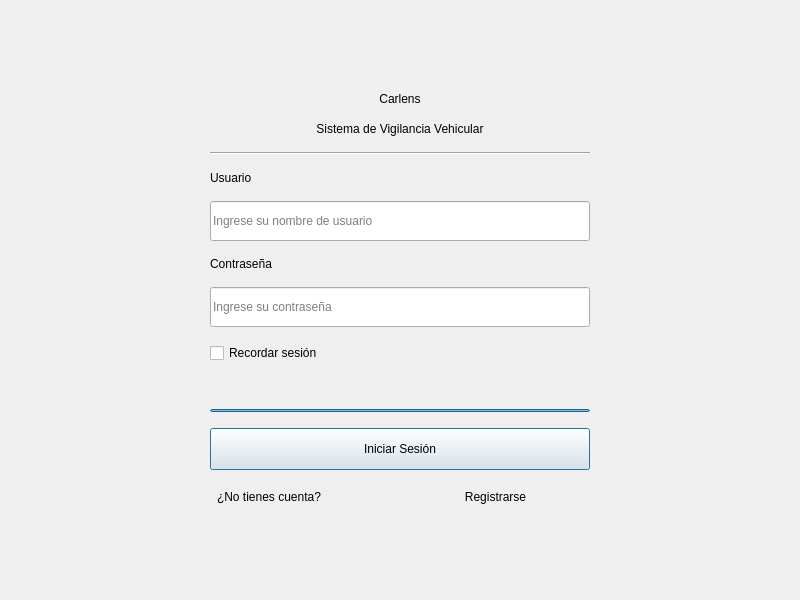
<?xml version="1.0" encoding="UTF-8"?>
<!--
  LoginWidget.ui — Qt Designer form para la pantalla de Login.

  Demostración del patrón Qt Designer + "promote":
    - Este .ui define la estructura de widgets para LoginWidget.
    - uic genera ui_LoginWidget.h con la clase Ui::LoginWidget.
    - La clase LoginWidget (nuestra implementación) incluye ui_LoginWidget.h,
      declara un puntero Ui::LoginWidget* m_ui, y llama ui->setupUi(this).
    - Esto equivale a "promover" el formulario a nuestra clase personalizada:
      Qt Designer diseña el esqueleto; LoginWidget lo extiende con
      lógica de negocio, estilos dinámicos y manejo de señales.

  Los estilos se aplican en LoginWidget::applyStyle() ya que no pueden
  definirse completamente en Qt Designer (gradientes, sombras, etc.).
-->
<ui version="4.0">
 <class>LoginWidget</class>
 <widget class="QWidget" name="LoginWidget">
  <property name="geometry">
   <rect>
    <x>0</x>
    <y>0</y>
    <width>800</width>
    <height>600</height>
   </rect>
  </property>
  <property name="windowTitle">
   <string>Carlens — Login</string>
  </property>
  <layout class="QVBoxLayout" name="rootLayout">
   <property name="spacing">
    <number>0</number>
   </property>
   <property name="leftMargin">
    <number>0</number>
   </property>
   <property name="topMargin">
    <number>0</number>
   </property>
   <property name="rightMargin">
    <number>0</number>
   </property>
   <property name="bottomMargin">
    <number>0</number>
   </property>
   <!-- Spacer superior -->
   <item>
    <spacer name="vertSpacerTop">
     <property name="orientation">
      <enum>Qt::Vertical</enum>
     </property>
     <property name="sizeHint" stdset="0">
      <size>
       <width>20</width>
       <height>40</height>
      </size>
     </property>
    </spacer>
   </item>
   <item>
    <layout class="QHBoxLayout" name="centerRow">
     <item>
      <spacer name="horizSpacerLeft">
       <property name="orientation">
        <enum>Qt::Horizontal</enum>
       </property>
      </spacer>
     </item>
     <!-- Card central — promovida a m_card en LoginWidget.cpp -->
     <item>
      <widget class="QWidget" name="m_card">
       <property name="minimumSize">
        <size>
         <width>320</width>
         <height>0</height>
        </size>
       </property>
       <property name="maximumSize">
        <size>
         <width>460</width>
         <height>16777215</height>
        </size>
       </property>
       <layout class="QVBoxLayout" name="cardLayout">
        <property name="spacing">
         <number>16</number>
        </property>
        <property name="leftMargin">
         <number>40</number>
        </property>
        <property name="topMargin">
         <number>40</number>
        </property>
        <property name="rightMargin">
         <number>40</number>
        </property>
        <property name="bottomMargin">
         <number>40</number>
        </property>
        <item>
         <widget class="QLabel" name="m_titleLabel">
          <property name="text">
           <string>Carlens</string>
          </property>
          <property name="alignment">
           <set>Qt::AlignCenter</set>
          </property>
         </widget>
        </item>
        <item>
         <widget class="QLabel" name="m_subtitleLabel">
          <property name="text">
           <string>Sistema de Vigilancia Vehicular</string>
          </property>
          <property name="alignment">
           <set>Qt::AlignCenter</set>
          </property>
         </widget>
        </item>
        <item>
         <widget class="QFrame" name="separator">
          <property name="frameShape">
           <enum>QFrame::HLine</enum>
          </property>
          <property name="frameShadow">
           <enum>QFrame::Sunken</enum>
          </property>
         </widget>
        </item>
        <item>
         <widget class="QLabel" name="m_usernameLabel">
          <property name="text">
           <string>Usuario</string>
          </property>
         </widget>
        </item>
        <item>
         <widget class="QLineEdit" name="m_usernameEdit">
          <property name="minimumSize">
           <size>
            <width>0</width>
            <height>40</height>
           </size>
          </property>
          <property name="placeholderText">
           <string>Ingrese su nombre de usuario</string>
          </property>
         </widget>
        </item>
        <item>
         <widget class="QLabel" name="m_passwordLabel">
          <property name="text">
           <string>Contraseña</string>
          </property>
         </widget>
        </item>
        <item>
         <widget class="QLineEdit" name="m_passwordEdit">
          <property name="minimumSize">
           <size>
            <width>0</width>
            <height>40</height>
           </size>
          </property>
          <property name="placeholderText">
           <string>Ingrese su contraseña</string>
          </property>
          <property name="echoMode">
           <enum>QLineEdit::Password</enum>
          </property>
         </widget>
        </item>
        <item>
         <widget class="QCheckBox" name="m_rememberCheck">
          <property name="text">
           <string>Recordar sesión</string>
          </property>
         </widget>
        </item>
        <item>
         <widget class="QLabel" name="m_errorLabel">
          <property name="text">
           <string/>
          </property>
          <property name="wordWrap">
           <bool>true</bool>
          </property>
          <property name="alignment">
           <set>Qt::AlignCenter</set>
          </property>
         </widget>
        </item>
        <item>
         <widget class="QProgressBar" name="m_progressBar">
          <property name="minimumSize">
           <size>
            <width>0</width>
            <height>3</height>
           </size>
          </property>
          <property name="maximumSize">
           <size>
            <width>16777215</width>
            <height>3</height>
           </size>
          </property>
          <property name="maximum">
           <number>0</number>
          </property>
          <property name="textVisible">
           <bool>false</bool>
          </property>
         </widget>
        </item>
        <item>
         <widget class="QPushButton" name="m_loginBtn">
          <property name="minimumSize">
           <size>
            <width>0</width>
            <height>42</height>
           </size>
          </property>
          <property name="text">
           <string>Iniciar Sesión</string>
          </property>
          <property name="default">
           <bool>true</bool>
          </property>
         </widget>
        </item>
        <item>
         <layout class="QHBoxLayout" name="regRow">
          <item>
           <spacer name="regSpacerLeft">
            <property name="orientation">
             <enum>Qt::Horizontal</enum>
            </property>
           </spacer>
          </item>
          <item>
           <widget class="QLabel" name="m_regHintLabel">
            <property name="text">
             <string>¿No tienes cuenta?</string>
            </property>
           </widget>
          </item>
          <item>
           <widget class="QPushButton" name="m_registerLink">
            <property name="text">
             <string>Registrarse</string>
            </property>
            <property name="flat">
             <bool>true</bool>
            </property>
           </widget>
          </item>
          <item>
           <spacer name="regSpacerRight">
            <property name="orientation">
             <enum>Qt::Horizontal</enum>
            </property>
           </spacer>
          </item>
         </layout>
        </item>
       </layout>
      </widget>
     </item>
     <item>
      <spacer name="horizSpacerRight">
       <property name="orientation">
        <enum>Qt::Horizontal</enum>
       </property>
      </spacer>
     </item>
    </layout>
   </item>
   <!-- Spacer inferior -->
   <item>
    <spacer name="vertSpacerBottom">
     <property name="orientation">
      <enum>Qt::Vertical</enum>
     </property>
     <property name="sizeHint" stdset="0">
      <size>
       <width>20</width>
       <height>40</height>
      </size>
     </property>
    </spacer>
   </item>
  </layout>
 </widget>
 <resources/>
 <connections/>
</ui>
